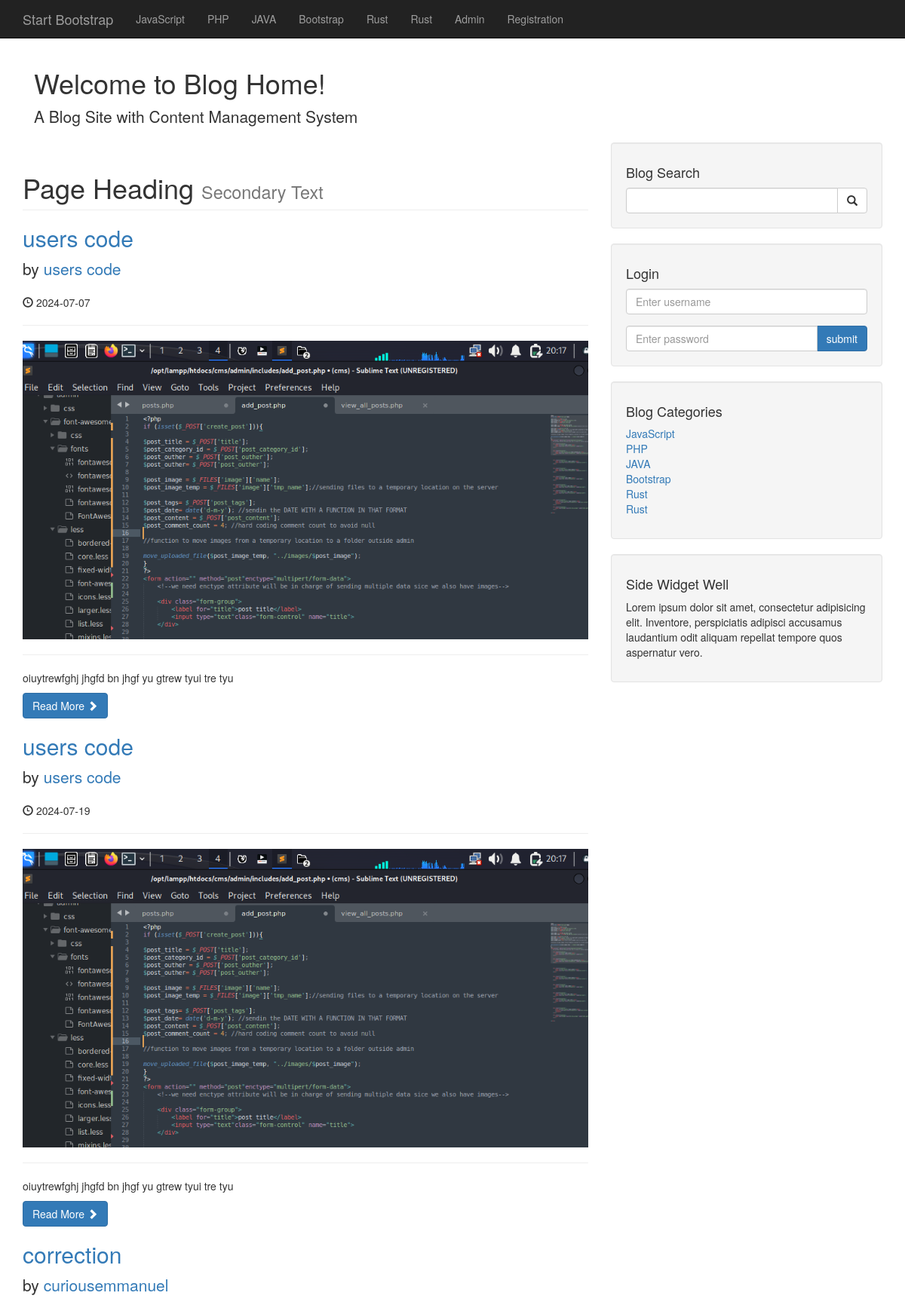
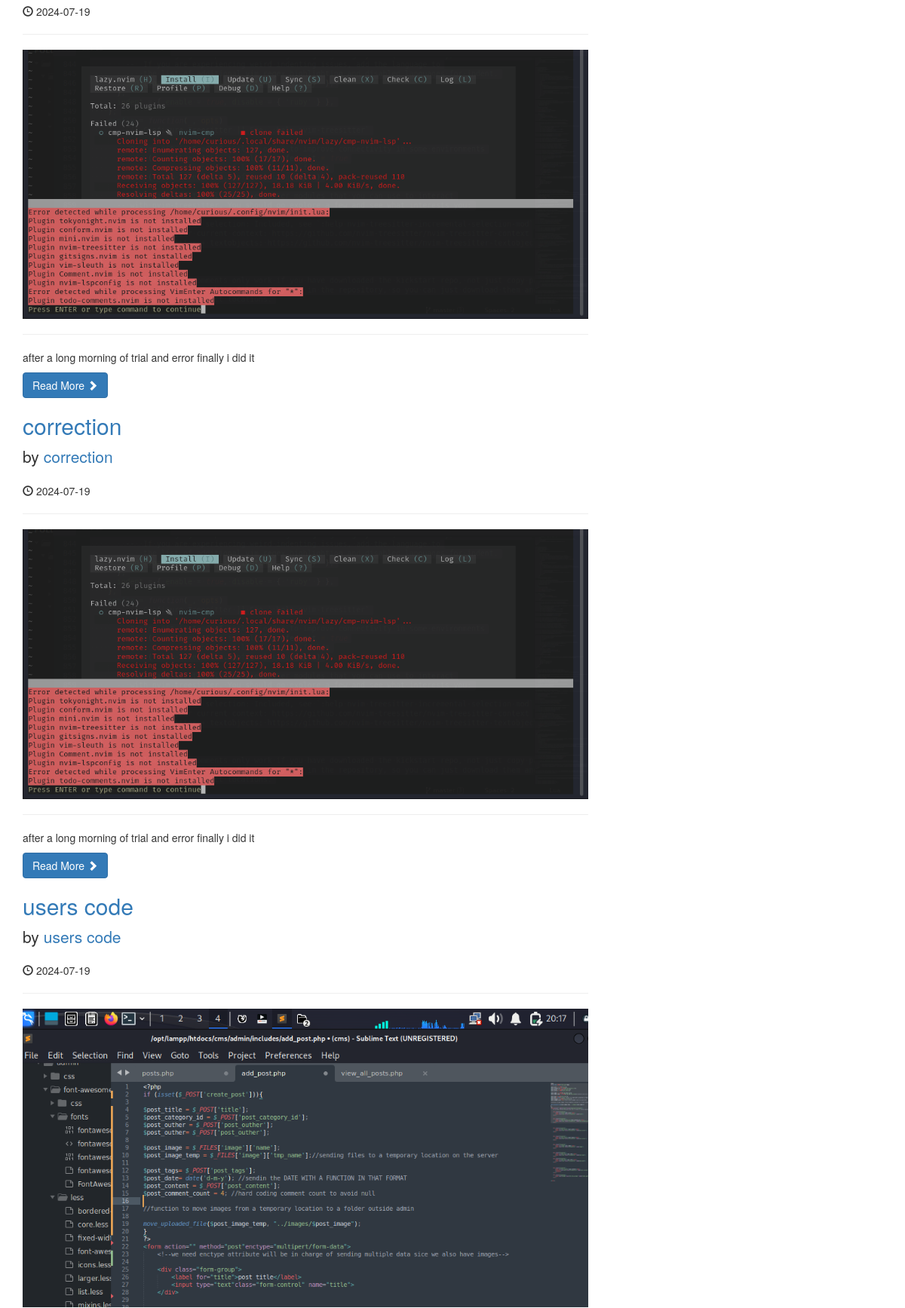
The page / (upper part) on the database its author committed (2 pictures, top to bottom).
### tables this page shows
CREATE TABLE `categories` (
  `cat_id` int(3) NOT NULL,
  `cat_title` varchar(255) NOT NULL
);

CREATE TABLE `posts` (
  `post_id` int(3) NOT NULL,
  `post_category_id` int(3) NOT NULL,
  `post_title` varchar(255) NOT NULL,
  `post_author` varchar(255) NOT NULL,
  `post_date` date NOT NULL,
  `post_image` text NOT NULL,
  `post_content` text NOT NULL,
  `post_tags` varchar(255) NOT NULL,
  `post_comment_count` varchar(255) NOT NULL,
  `post_status` varchar(255) NOT NULL DEFAULT 'draft',
  `post_views_count` int(11) NOT NULL
);

### index.php (the view, shortened to what this page needs)
<?php include "includes/db.php" ?>
<?php include "includes/header.php" ?>
<?php include "includes/navigation.php" ?>
<div class="container">
    <div class="row">
        <div class="header col-md-12">
            <div class="container">
                <div class="hero">
                    <h1 class="fw-bolder">Welcome to Blog Home!</h1>
                    <p class="lead mb-0">A Blog Site with Content Management System</p>
                </div>
            </div>
        </div>
        <div class="col-md-8">
            <h1 class="page-header">
                Page Heading
                <small>Secondary Text</small>
            </h1>
            <?php
            $query = "SELECT * FROM posts";
            $select_all_posts_query = mysqli_query($connection, $query);
            while ($row = mysqli_fetch_assoc($select_all_posts_query)) {
                $post_id = $row["post_id"];
                $post_title = $row["post_title"];
                $post_author = $row["post_author"];
                $post_date = $row["post_date"];
                $post_image = $row["post_image"];
                $post_content = substr($row["post_content"], 0, 100);
                $post_status = $row["post_status"];
                     if ($post_status !== 'published') {
               ?>
                <h2>
                    <a href="post.php?p_id=<?php echo $post_id; ?>"><?php echo $post_title;?></a>
                </h2>
                <p class="lead">
                    by <a href="author_post.php?author=<?php echo $post_author; ?>&p_id=<?php echo $post_id; ?>"><?php echo $post_author; ?></a>
                </p>
                <p><span class="glyphicon glyphicon-time"></span> <?php echo $post_date; ?></p>
                <hr>
                <a href="post.php?p_id=<?php echo $post_id; ?>">
                <img class="img-responsive" src="images/<?php echo $post_image; ?>" alt="">
                </a>
                <hr>
                <p><?php echo $post_content; ?></p>
                <a class="btn btn-primary" href="post.php?p_id=<?php echo $post_id; ?>">Read More <span class="glyphicon glyphicon-chevron-right"></span></a>
            <?php }
            }
            ?>
        </div>
        <?php include "includes/sidebar.php" ?>
        <?php include "includes/footer.php" ?>

### includes/navigation.php (shortened to what this page needs)
<nav class="navbar navbar-inverse navbar-fixed-top" role="navigation">
      <div class="container">
          <div class="navbar-header">
              <a class="navbar-brand" href="index.php">Start Bootstrap</a>
          </div>
          <div class="collapse navbar-collapse" id="bs-example-navbar-collapse-1">
              <ul class="nav navbar-nav">
          <?php
               $query = "SELECT * FROM categories";
               $select_all_categories_query = mysqli_query($connection,$query);
               while ($row = mysqli_fetch_assoc($select_all_categories_query)) {
                   $cat_title = $row["cat_title"];
                   echo "<li><a href='#'>{$cat_title}</a></li>";
               }
          ?>
                  <li>
                      <a href="admin">Admin</a>
                  </li>
                    <li>
                      <a href="registration.php">Registration</a>
                  </li>
              </ul>
          </div>
      </div>
  </nav>

### includes/sidebar.php (shortened to what this page needs)
        <div class="col-md-4">
            <div class="well">
                <h4>Blog Search</h4>
                <form action="search.php" method="post">
                 <div class="input-group">
                    <input name="search" type="text" class="form-control">
                    <span class="input-group-btn">
                        <button name="submit" class="btn btn-default" type="submit">
                            <span class="glyphicon glyphicon-search"></span>
                    </button>
                    </span>
                 </div>
                </form>
            </div>
<div class="well">
<h4>Login</h4>
<form action="includes/login.php" method="post">
 <div class="form-group">
    <input name="username" type="text" class="form-control"placeholder="Enter username">
 </div>
  <div class="input-group">
    <input name="password" type="password" class="form-control"placeholder="Enter password">
    <span class="input-group-btn">
        <button class="btn btn-primary"name="login"type="submit" >submit</button>
    </span>
 </div>
</form>
</div>
            <div class="well">
                 <?php
             $query = "SELECT * FROM categories ";
             $select_categories_sidebar = mysqli_query($connection,$query);
        ?>
                <h4>Blog Categories</h4>
                <div class="row">
                    <div class="col-lg-12">
                        <ul class="list-unstyled">
                <?php
                 while ($row = mysqli_fetch_assoc($select_categories_sidebar)) {
                 $cat_title = $row["cat_title"];
                  $cat_id = $row["cat_id"];
                 echo "<li><a href='category.php?category={$cat_id}'>{$cat_title}</a></li>";
             }
             ?>
                        </ul>
                    </div>
                </div>
            </div>
            <?php include "widget.php"?>
        </div>

### css/blog-home.css (style rules this page uses)
body { padding-top: 70px; }

### rows shown on the page
categories: cat_title "JavaScript"
categories: cat_title "PHP"
categories: cat_title "JAVA"
categories: cat_title "Bootstrap"
categories: cat_title "Rust"
categories: cat_title "Rust"
posts: post_title "users code", post_author "users code", post_date "2024-07-07", post_image (picture), post_content "oiuytrewfghj jhgfd bn jhgf yu gtrew tyui tre tyu"
posts: post_title "users code", post_author "users code", post_date "2024-07-19", post_image (picture), post_content "oiuytrewfghj jhgfd bn jhgf yu gtrew tyui tre tyu"
posts: post_title "correction", post_author "curiousemmanuel", post_date "2024-07-19", post_image (picture), post_content "after a long morning of trial and error finally i did it"
posts: post_title "correction", post_author "correction", post_date "2024-07-19", post_image (picture), post_content "after a long morning of trial and error finally i did it"
posts: post_title "users code", post_author "users code", post_date "2024-07-19", post_image (picture)
